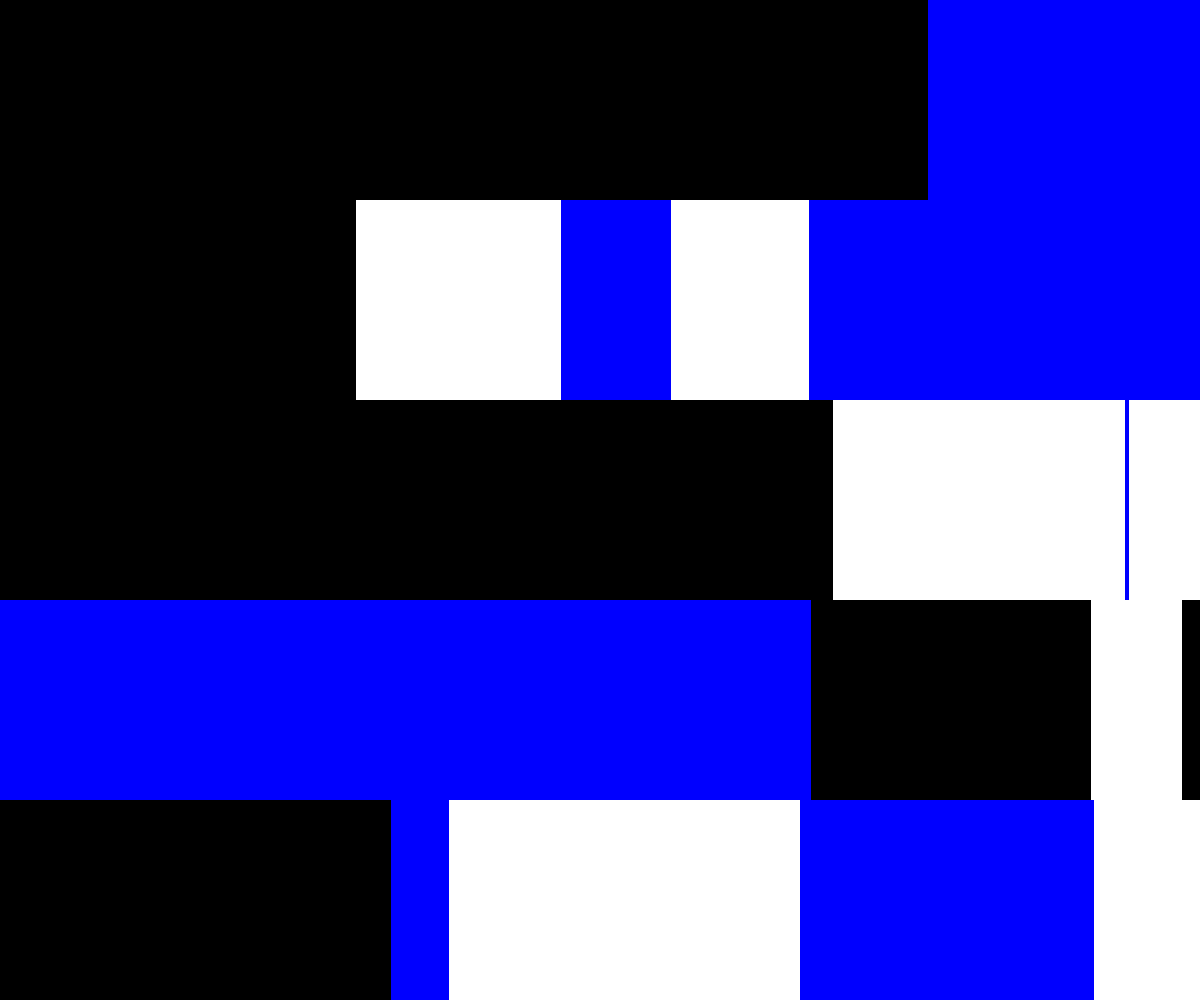
Frame 1 (no input)
Frame 60 (no input): identical to frame 1, image omitted
Frame 120 (the mouse pressed at the canvas centre since frame 60): identical to frame 1, image omitted

The p5.js sketch that drew this single still picture (run headless with seeded random() and noise() and a simulated clock; from frame 60 on, the mouse is pressed at the canvas centre):

// p5.js sketch
// ── sketch.js
let rectPositions = [];
let palette;
let numRows, rowHeight;

function setup() {
  // colorMode(HSB, 100);
  createCanvas(windowWidth, windowHeight);
  numRows = 5;
  rowHeight = windowHeight / numRows;
  background(0);
  palette = [color(0, 0, 255), color(255, 255, 255), color(0, 0, 0)];
  generateRows();
}

function draw() {
  // put drawing code here
}

function generateRows() {
  let startY = 0;
  for (let i = 0; i < 5; i++) {
    generateRow(i, 0, startY);
    startY += rowHeight;
  }
}

function generateRow(iteration, startX, startY) {
  let x = startX;
  let y = startY;
  let widthRemaining = windowWidth;
  rectPositions.push([]);
  for (let i = 0; i < 5; i++) {
    let rectWidth = int(random(widthRemaining));
    let rectHeight = rowHeight;
    let color = palette[Math.floor(Math.random() * palette.length)];
    noStroke();
    fill(color);
    // (i !== 4) ? rect(x, y, rectWidth, 100) : rect(x, y, widthRemaining, 100);
    rect(x, y, widthRemaining, rectHeight);
    widthRemaining -= rectWidth;
    x += rectWidth;
    rectPositions[iteration].push({ x: x, y: y, w: rectWidth, h: rectHeight });
  }
  console.log("!!!", rectPositions);
}
